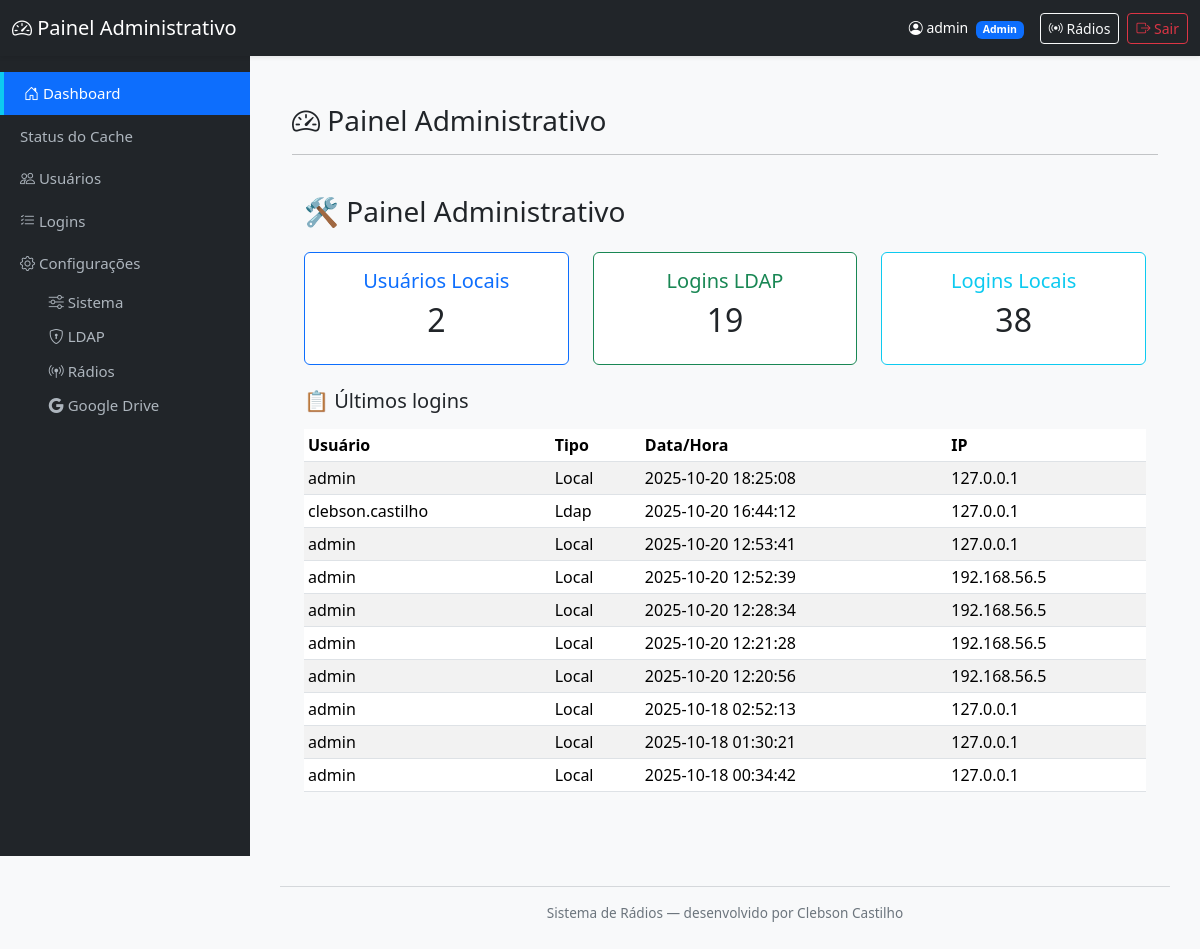
The page /admin/dashboard (signed in) on the database as committed earlier.
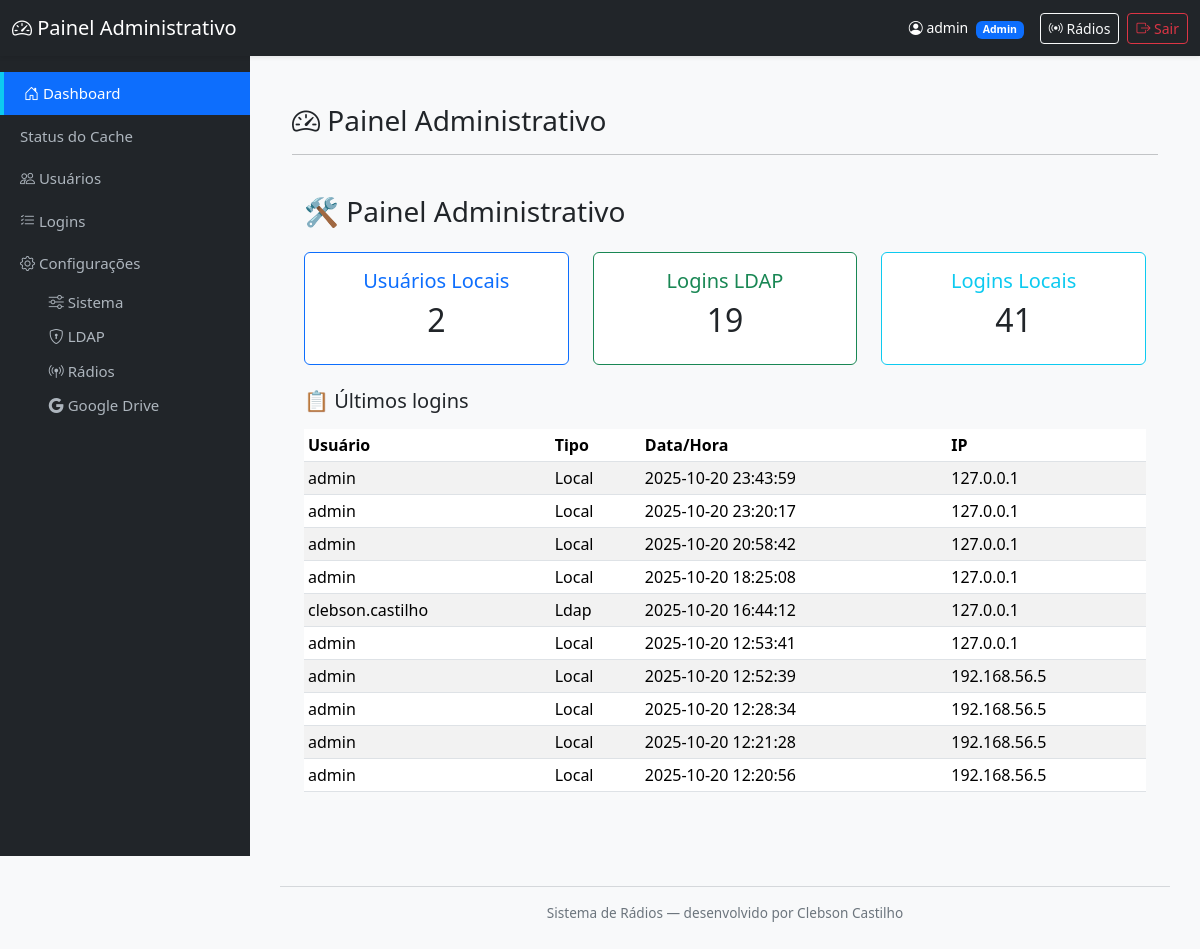
The same page on the database as committed later.
### tables this page shows
CREATE TABLE logins (
            id INTEGER PRIMARY KEY AUTOINCREMENT,
            usuario TEXT NOT NULL,
            tipo_login TEXT NOT NULL,
            data_hora TEXT NOT NULL,
            ip TEXT
        );

### mod_admin/routes.py (the view)
@bp_admin.route('/admin/dashboard')
@admin_required   # ✅ Decorator direto
def dashboard():
    total_usuarios = contar_usuarios()
    logins = contar_logins()
    total_local = logins.get("local", 0)
    total_ldap = logins.get("ldap", 0)
    logs = listar_logins(10)
    usuarios = listar_usuarios()
    return render_template(
        'admin_dashboard.html',
        total_usuarios=total_usuarios,
        total_local=total_local,
        total_ldap=total_ldap,
        logs=logs,
        usuarios=usuarios
    )

### mod_admin/models.py (called while the page is built)
def get_connection():
    conn = sqlite3.connect(DB_PATH, check_same_thread=False)
    conn.row_factory = sqlite3.Row
    return conn

def listar_logins(limit=100):
    conn = get_connection()
    cur = conn.cursor()
    cur.execute("""
        SELECT usuario, tipo_login, data_hora, ip
        FROM logins
        ORDER BY id DESC
        LIMIT ?
    """, (limit,))
    registros = cur.fetchall()
    conn.close()
    return registros

def contar_logins():
    conn = get_connection()
    cur = conn.cursor()
    cur.execute("SELECT COUNT(*) FROM logins WHERE tipo_login='local'")
    total_local = cur.fetchone()[0]
    cur.execute("SELECT COUNT(*) FROM logins WHERE tipo_login='ldap'")
    total_ldap = cur.fetchone()[0]
    conn.close()
    return {"local": total_local, "ldap": total_ldap}

def contar_usuarios():
    conn = get_connection()
    cur = conn.cursor()
    cur.execute("SELECT COUNT(*) FROM usuarios")
    total = cur.fetchone()[0]
    conn.close()
    return total

### mod_admin/templates/admin_dashboard.html (shortened to what this page needs)
{% extends "admin_base.html" %}
{% block content %}
<div class="container py-4">
  <h3><i class="bi bi-speedometer2"></i> Painel Administrativo </h3>
  <hr>
  <div class="container py-4">
    <h3 class="mb-4">🛠 Painel Administrativo</h3>
    <div class="row text-center mb-4">
      <div class="col-md-4">
        <div class="card border-primary">
          <div class="card-body">
            <h5 class="text-primary">Usuários Locais</h5>
            <h2>{{ total_usuarios }}</h2>
          </div>
        </div>
      </div>
      <div class="col-md-4">
        <div class="card border-success">
          <div class="card-body">
            <h5 class="text-success">Logins LDAP</h5>
            <h2>{{ total_ldap }}</h2>
          </div>
        </div>
      </div>
      <div class="col-md-4">
        <div class="card border-info">
          <div class="card-body">
            <h5 class="text-info">Logins Locais</h5>
            <h2>{{ total_local }}</h2>
          </div>
        </div>
      </div>
    </div>
    <h5 class="mb-3">📋 Últimos logins</h5>
    <table class="table table-sm table-striped">
      <thead>
        <tr>
          <th>Usuário</th>
          <th>Tipo</th>
          <th>Data/Hora</th>
          <th>IP</th>
        </tr>
      </thead>
      <tbody>
        {% for u, t, d, i in logs %}
        <tr>
          <td>{{ u }}</td>
          <td>{{ t|capitalize }}</td>
          <td>{{ d }}</td>
          <td>{{ i or '-' }}</td>
        </tr>
        {% endfor %}
      </tbody>
    </table>
  </div>
</div>
{% endblock %}

Rows that differ between the two databases and show on the page:
no longer on this page (row unchanged): logins: usuario "admin", tipo_login "Local", data_hora "2025-10-18 02:52:13", ip "127.0.0.1"
no longer on this page (row unchanged): logins: usuario "admin", tipo_login "Local", data_hora "2025-10-18 01:30:21", ip "127.0.0.1"
no longer on this page (row unchanged): logins: usuario "admin", tipo_login "Local", data_hora "2025-10-18 00:34:42", ip "127.0.0.1"
added logins: usuario "admin", tipo_login "Local", data_hora "2025-10-20 23:43:59", ip "127.0.0.1"
added logins: usuario "admin", tipo_login "Local", data_hora "2025-10-20 23:20:17", ip "127.0.0.1"
added logins: usuario "admin", tipo_login "Local", data_hora "2025-10-20 20:58:42", ip "127.0.0.1"
Other text that changed with them:
{{ total_local }}: "38" → "41"
